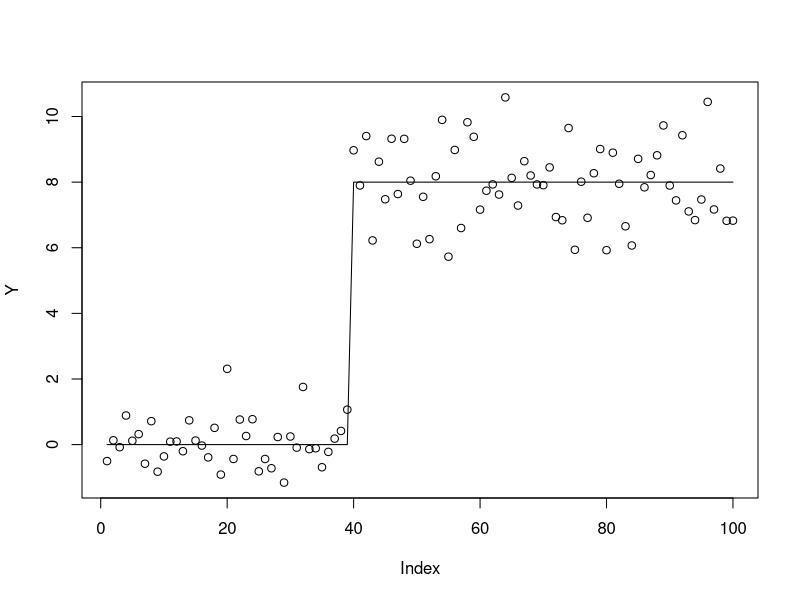
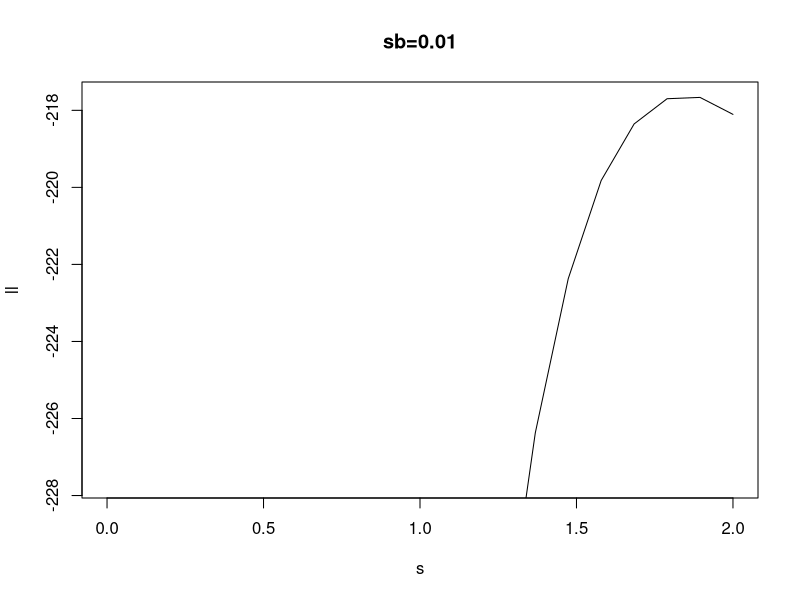
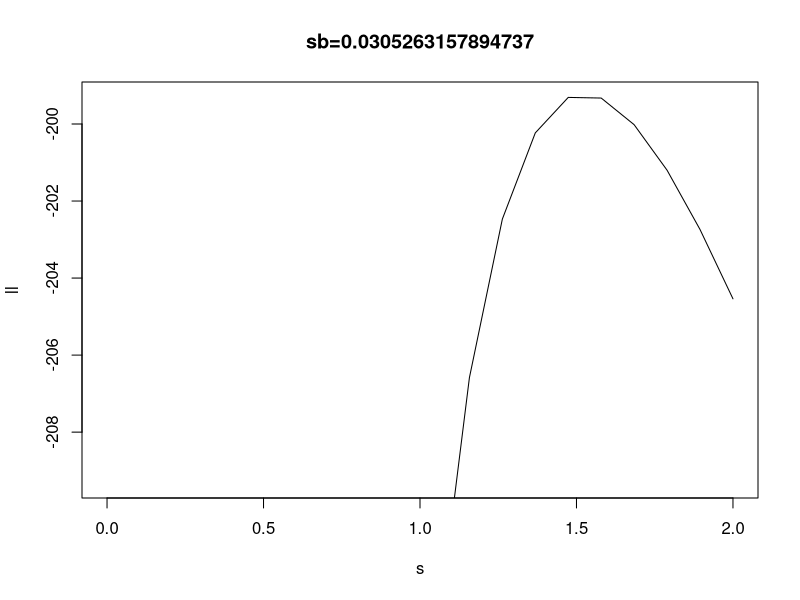
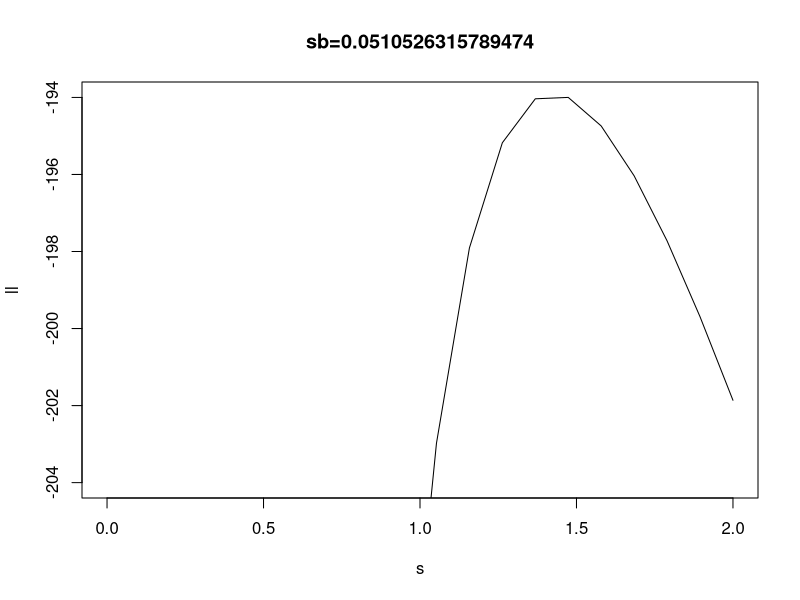
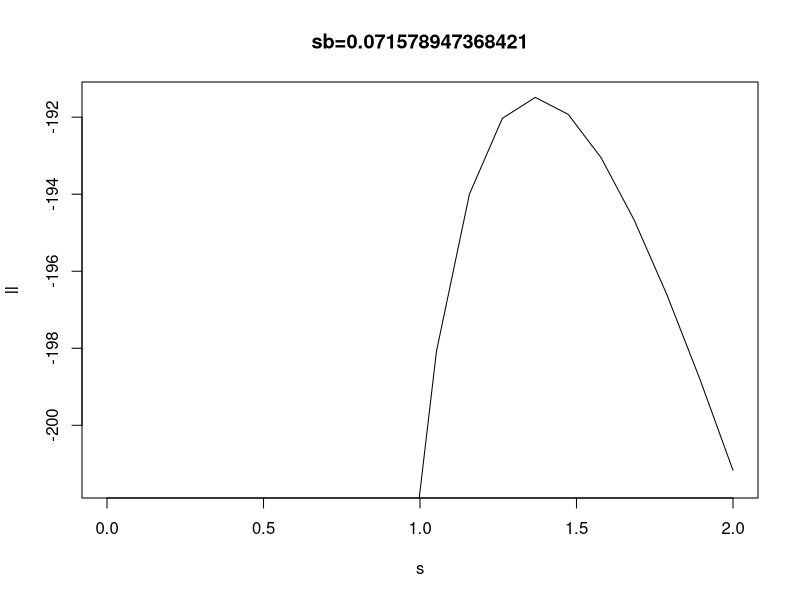
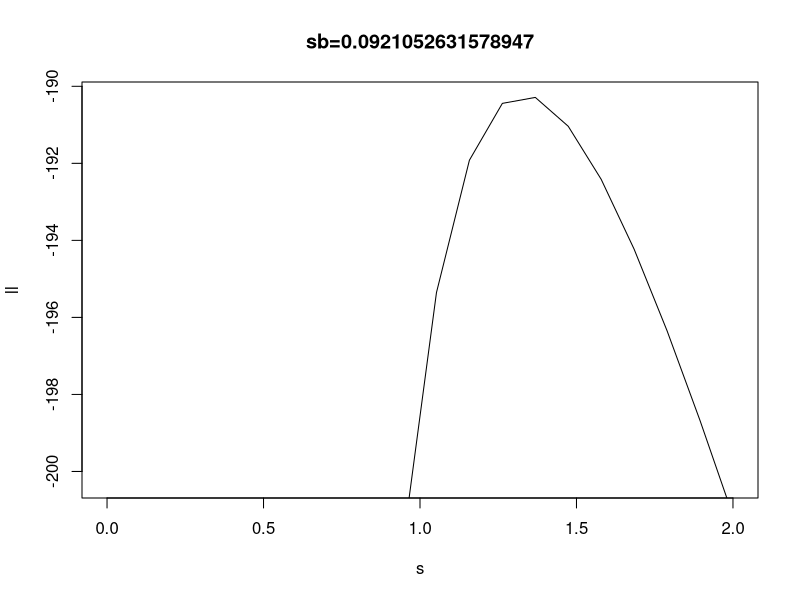
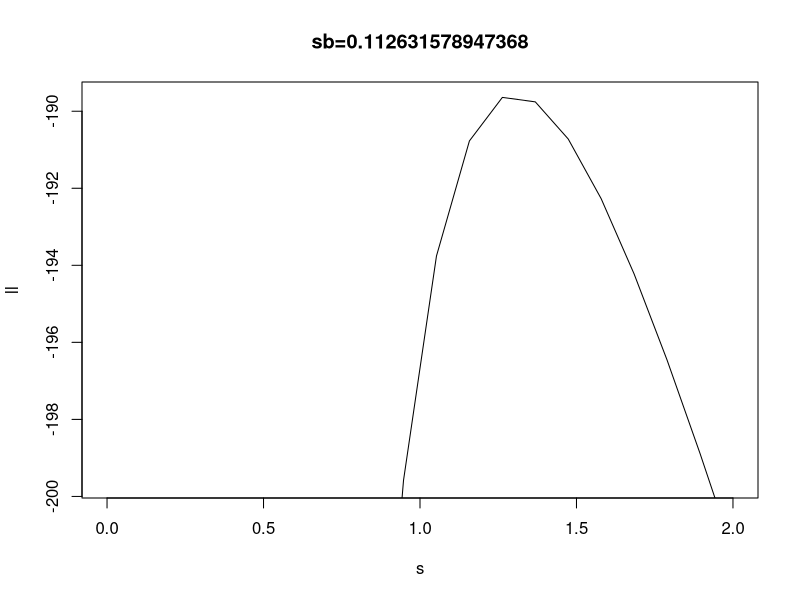
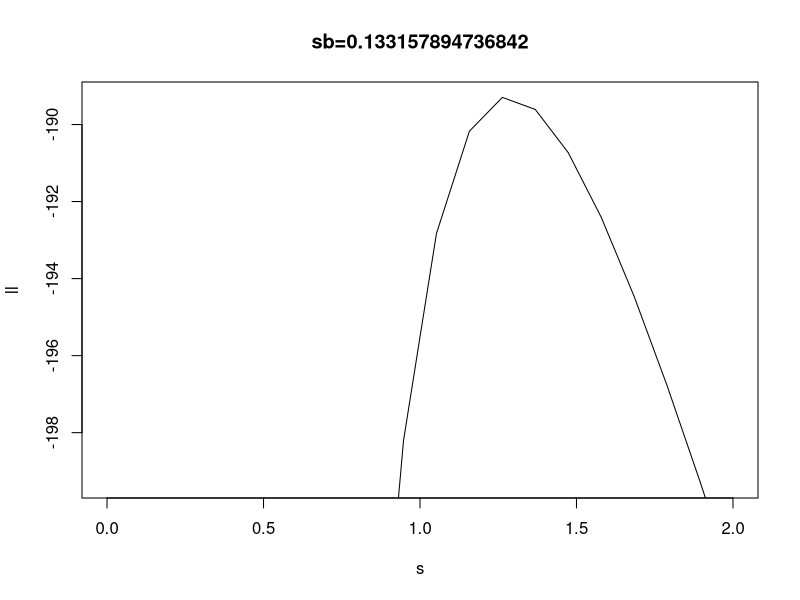

Source code (R) for these figures, in order:
## ---- chunk 1
ridge_log_lik = function(X,Y,s,sb){
  p = ncol(X)
  n = nrow(X)
  S = s^2 * diag(n) + sb^2*(X %*% t(X))
  mvtnorm::dmvnorm(as.vector(Y),sigma=S,log=TRUE)
}

## ---- chunk 2
set.seed(100)
n = 100
p = n
X = matrix(0,nrow=n,ncol=n)
for(i in 1:n){
  X[i:n,i] = 1:(n-i+1)
}
btrue = rep(0,n)
btrue[40] = 8
btrue[41] = -8
Y = X %*% btrue + rnorm(n)
plot(Y)
lines(X %*% btrue)
## ---- chunk 3
xx = 20
s = seq(0,2,length=xx)
sb = seq(0.01,0.4,length=xx)
ll = rep(0,xx)
for(j in  1:length(sb)){
  for(i in 1:length(s)){
    ll[i] = ridge_log_lik(X,Y,s=s[i],sb=sb[j])
  }
  plot(s,ll,ylim=c(max(ll)-10,max(ll)),type="l",main=paste0("sb=",sb[j]))
}
## ---- chunk 4
s = 0.01
sb = 1
S = s^2 * diag(n) + sb^2*(X %*% t(X))
invS = solve(S)
plot(invS[1,])
